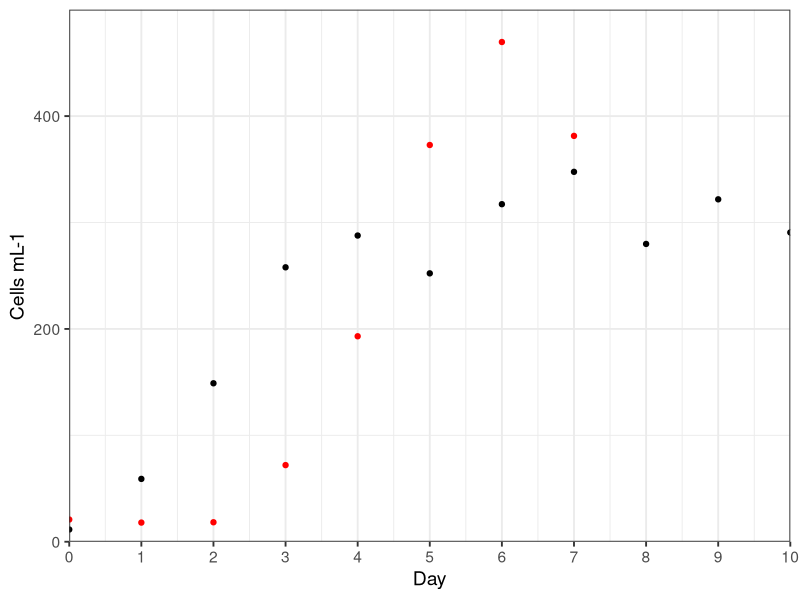
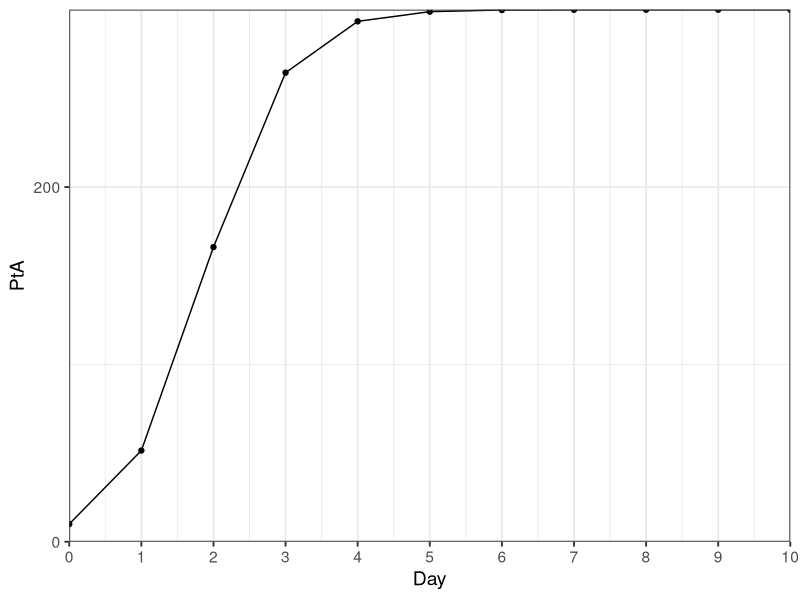
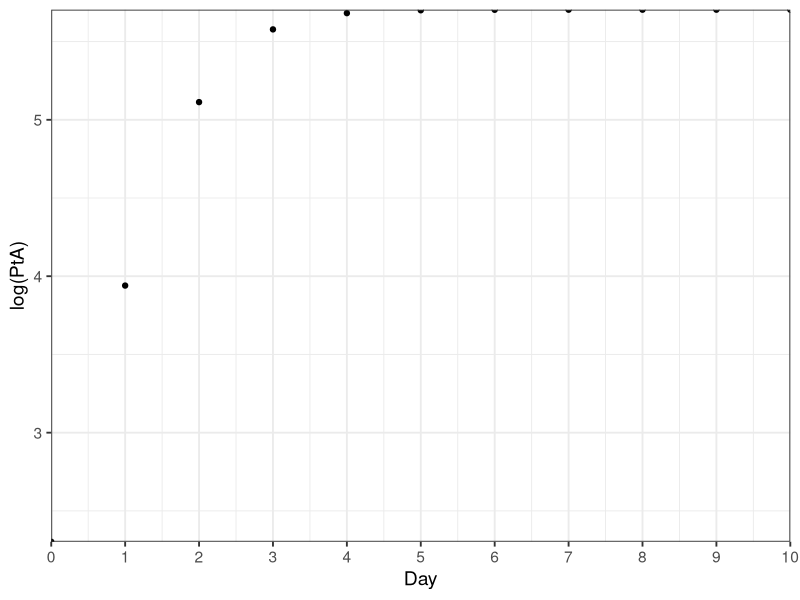
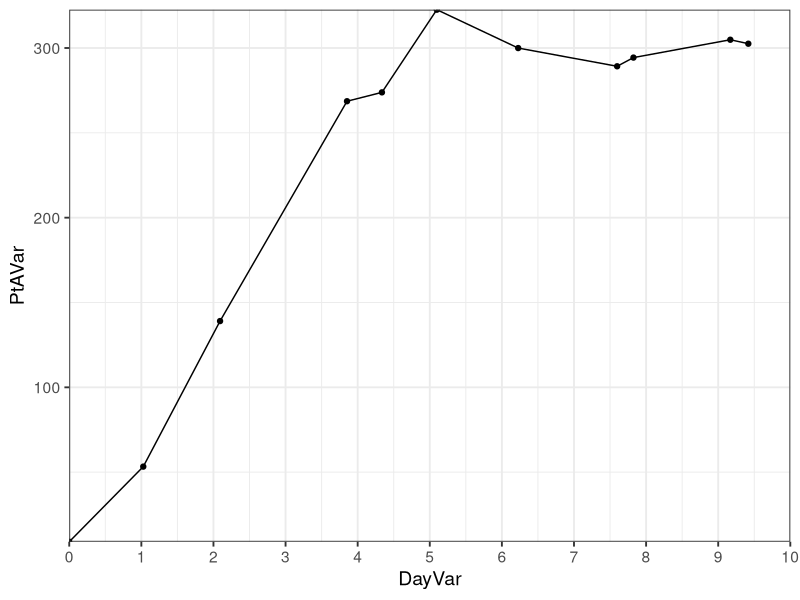
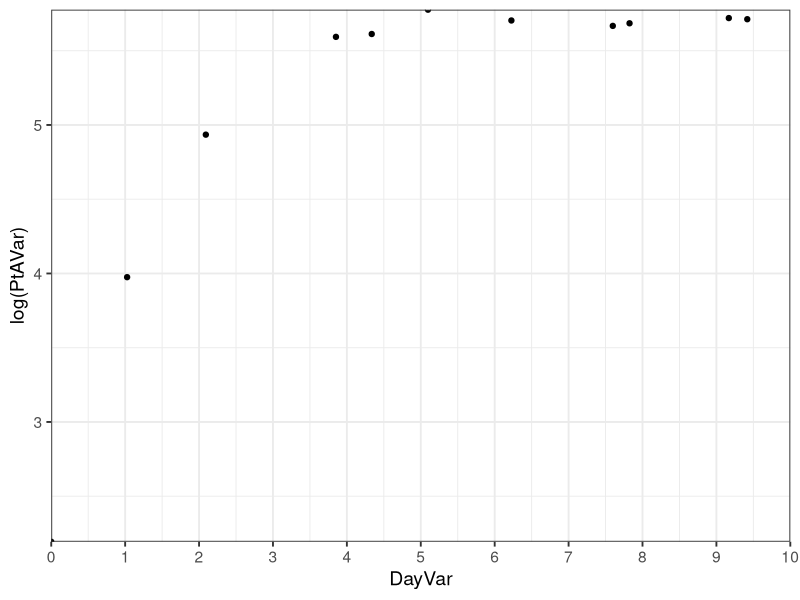
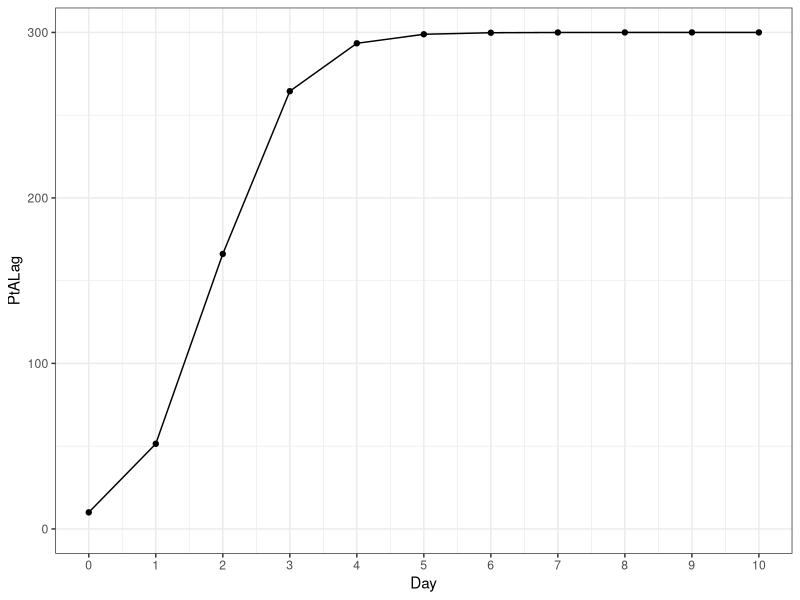
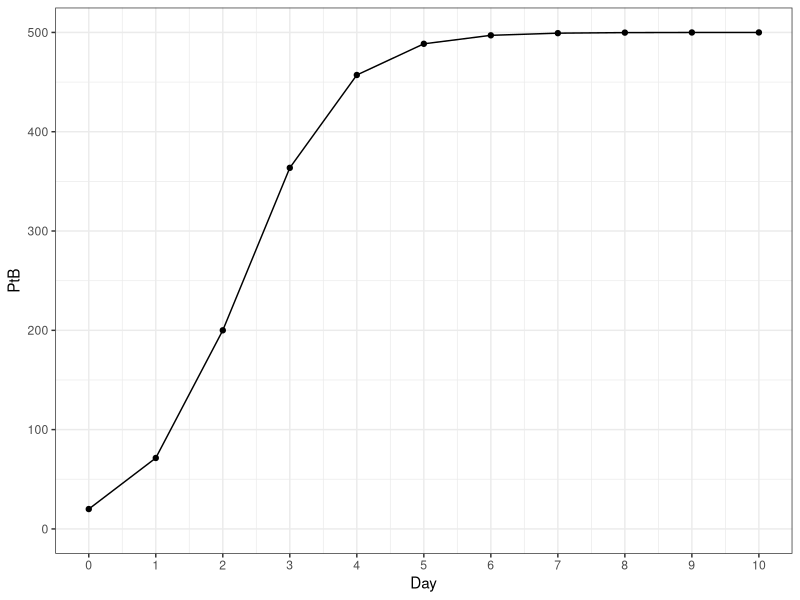
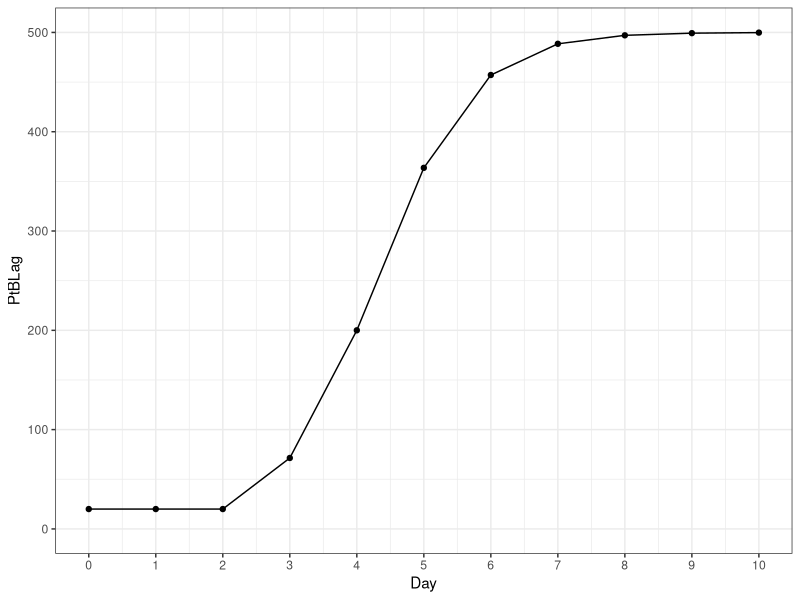

These figures' R source, in order:
## ---- chunk 1
library(tidyverse)
## ---- chunk 2
PA0 <- 10
PAMax <- 300
PAmu <- log(6)
PAlag <- 0

PB0 <- 20
PBMax <- 500
PBmu <- log(4)
PBlag <- 2

GrowthData <- tibble(Day = c(0,1,2,3,4,5,6,7,8,9,10))

GrowthData <- GrowthData %>%
  mutate(PtA = (PAMax * (PA0*exp(Day*PAmu))) /(PAMax + (PA0 * (exp(PAmu * Day) - 1)))) %>%
  mutate(PtALag = if_else(Day < PAlag, PA0, (PAMax * (PA0*exp((Day-PAlag)*PAmu))) /(PAMax + (PA0 * (exp(PAmu * (Day-PAlag)) - 1))))) %>%
  mutate(PtB = (PBMax * (PB0*exp(Day*PBmu))) /(PBMax + (PB0 * (exp(PBmu * Day) - 1)))) %>%
  mutate(PtBLag = if_else(Day < PBlag, PB0, (PBMax * (PB0*exp((Day-PBlag)*PBmu))) /(PBMax + (PB0 * (exp(PBmu * (Day-PBlag)) - 1))))) |>
  mutate(DayVar = rnorm(n = length(Day), mean = Day, sd = Day *0.1),
    PtAVar = rnorm(n = length(PtA), mean = PtA, sd = PtA *0.1),
    PtALagVar = rnorm(n = length(PtALag), mean = PtALag, sd = PtALag *0.1),
    PtBLagVar = rnorm(n = length(PtBLag), mean = PtBLag, sd = PtBLag *0.1))
## ---- chunk 3
GrowthData %>%
  ggplot() +
  geom_point(aes(x = Day, y = PtALagVar)) +
  #geom_line(aes(x = Day, y = PtALag)) +
  geom_point(aes(x = Day, y = PtBLagVar), colour = "red") +
  #geom_line(aes(x = Day, y = PtBLag)) +
  scale_x_continuous(expand = c(0,0), limits = c(0,max(GrowthData$Day)), breaks = round(seq(0,10))) +
  scale_y_continuous(expand = c(0,0), limits = c(0,max(PAMax, PBMax)), breaks = seq(from=min(0),
              to=max(PAMax, PBMax), by = 200)) + 
  labs(y = "Cells mL-1") +
   theme_bw(base_size = 14)

ggsave(
  "logPtALagPtBLagPlot.png",
  plot = last_plot(),
  path = file.path("Plots")
)

## ---- chunk 4
GrowthData %>%
  ggplot() +
  geom_point(aes(x = Day, y = PtA)) +
  geom_line(aes(x = Day, y = PtA)) +
  scale_x_continuous(expand = c(0,0), limits = c(0,max(GrowthData$Day)), breaks = round(seq(0,10))) +
  scale_y_continuous(expand = c(0,0), limits = c(0,PAMax), breaks = seq(from=min(0),
              to=max(PAMax), by = 200)) + 
   theme_bw(base_size = 14)

ggsave(
  "PtAPlot.png",
  plot = last_plot(),
  path = file.path("Plots")
)

GrowthData %>%
  ggplot() +
  geom_point(aes(x = Day, y = log(PtA))) +
  #geom_smooth(aes(x = DayVar, y = log(PtA)), method = "lm") +
  #geom_smooth(data = subset(GrowthData, DayVar <= 4), aes(x = DayVar, y = log(PtA)), method = "lm") +
  scale_x_continuous(expand = c(0,0), limits = c(0,max(GrowthData$Day)), breaks = round(seq(0,10))) +
  scale_y_continuous(expand = c(0,0)) + 
  theme_bw(base_size = 14)

ggsave(
  "logPtAPlot.png",
  plot = last_plot(),
  path = file.path("Plots")
)

GrowthData %>%
  ggplot() +
  geom_point(aes(x = DayVar, y = PtAVar)) +
  geom_line(aes(x = DayVar, y = PtAVar)) +
  scale_x_continuous(expand = c(0,0), limits = c(0,max(GrowthData$Day)), breaks = round(seq(0,10))) +
  scale_y_continuous(expand = c(0,0)) + 
  theme_bw(base_size = 14)

ggsave(
  "PtAVarPlot.png",
  plot = last_plot(),
  path = file.path("Plots")
)

GrowthData %>%
  ggplot() +
  geom_point(aes(x = DayVar, y = log(PtAVar))) +
  #geom_smooth(aes(x = DayVar, y = log(PtAVar)), method = "lm") +
  scale_x_continuous(expand = c(0,0), limits = c(0,max(GrowthData$Day)), breaks = round(seq(0,10))) +
  scale_y_continuous(expand = c(0,0)) + 
  theme_bw(base_size = 14)

ggsave(
  "logPtAVarPlot.png",
  plot = last_plot(),
  path = file.path("Plots")
)
## ---- chunk 5
GrowthData %>%
  ggplot() +
  geom_point(aes(x = Day, y = PtALag)) +
  geom_line(aes(x = Day, y = PtALag)) +
  scale_x_continuous(limits = c(0,max(GrowthData$Day)), breaks = round(seq(0,10))) +
  scale_y_continuous(limits = c(0,PAMax), breaks = seq(from=min(0),
              to=max(PAMax), by = 100)) + 
  theme_bw()

## ---- chunk 6
GrowthData %>%
  ggplot() +
  geom_point(aes(x = Day, y = PtB)) +
  geom_line(aes(x = Day, y = PtB)) +
  scale_x_continuous(limits = c(0,max(GrowthData$Day)), breaks = round(seq(0,10))) +
  scale_y_continuous(limits = c(0,PBMax), breaks = seq(from=min(0),
              to=max(PBMax), by = 100)) + 
  theme_bw()

## ---- chunk 7
GrowthData %>%
  ggplot() +
  geom_point(aes(x = Day, y = PtBLag)) +
  geom_line(aes(x = Day, y = PtBLag)) +
  scale_x_continuous(limits = c(0,max(GrowthData$Day)), breaks = round(seq(0,10))) +
  scale_y_continuous(limits = c(0,PBMax), breaks = seq(from=min(0),
              to=max(PBMax), by = 100)) + 
  theme_bw()

## ---- chunk 8
GrowthData %>%
  ggplot() +
  geom_point(aes(x = Day, y = PtBLagVar)) +
  geom_line(aes(x = Day, y = PtBLagVar)) +
  scale_x_continuous(limits = c(0,max(GrowthData$Day)), breaks = round(seq(0,10))) +
  scale_y_continuous(limits = c(0,PBMax), breaks = seq(from=min(0),
              to=max(PBMax), by = 100)) + 
  theme_bw()

ggsave(
  "PtBLagVarPlot.png",
  plot = last_plot(),
  path = file.path("Plots")
)

## ---- chunk 9
GrowthData %>%
  ggplot() +
  geom_point(aes(x = Day, y = log(PtBLagVar))) +
  geom_line(aes(x = Day, y = log(PtBLagVar))) +
  scale_x_continuous(limits = c(0,max(GrowthData$Day)), breaks = round(seq(0,10))) +
  #scale_y_continuous(limits = c(0,PBMax), breaks = seq(from=min(0),
             # to=max(PBMax), by = 100)) + 
  theme_bw()


ggsave(
  "logPtBVarPlot.png",
  plot = last_plot(),
  path = file.path("Plots")
)
